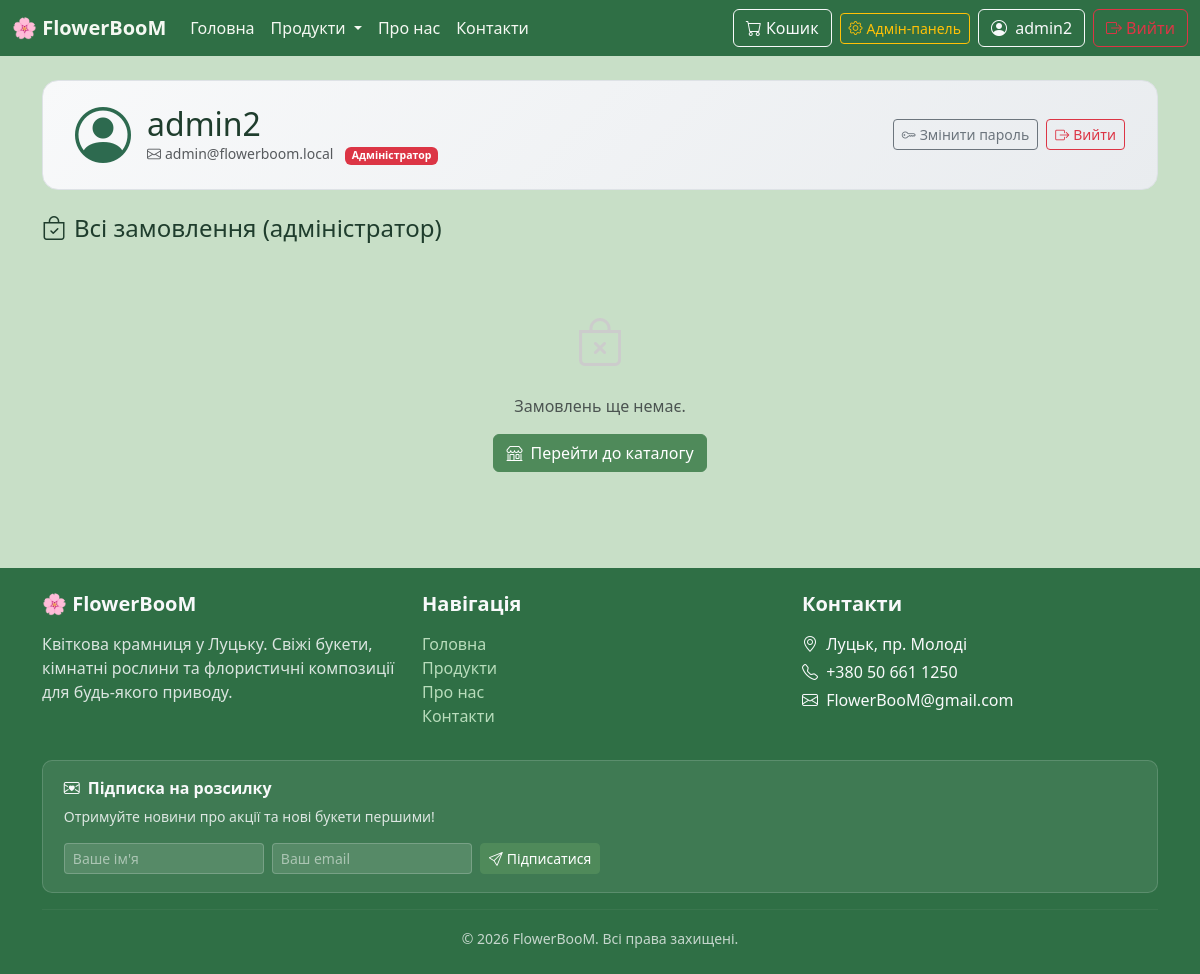
Before: /cabinet/ (signed in) with the older database file.
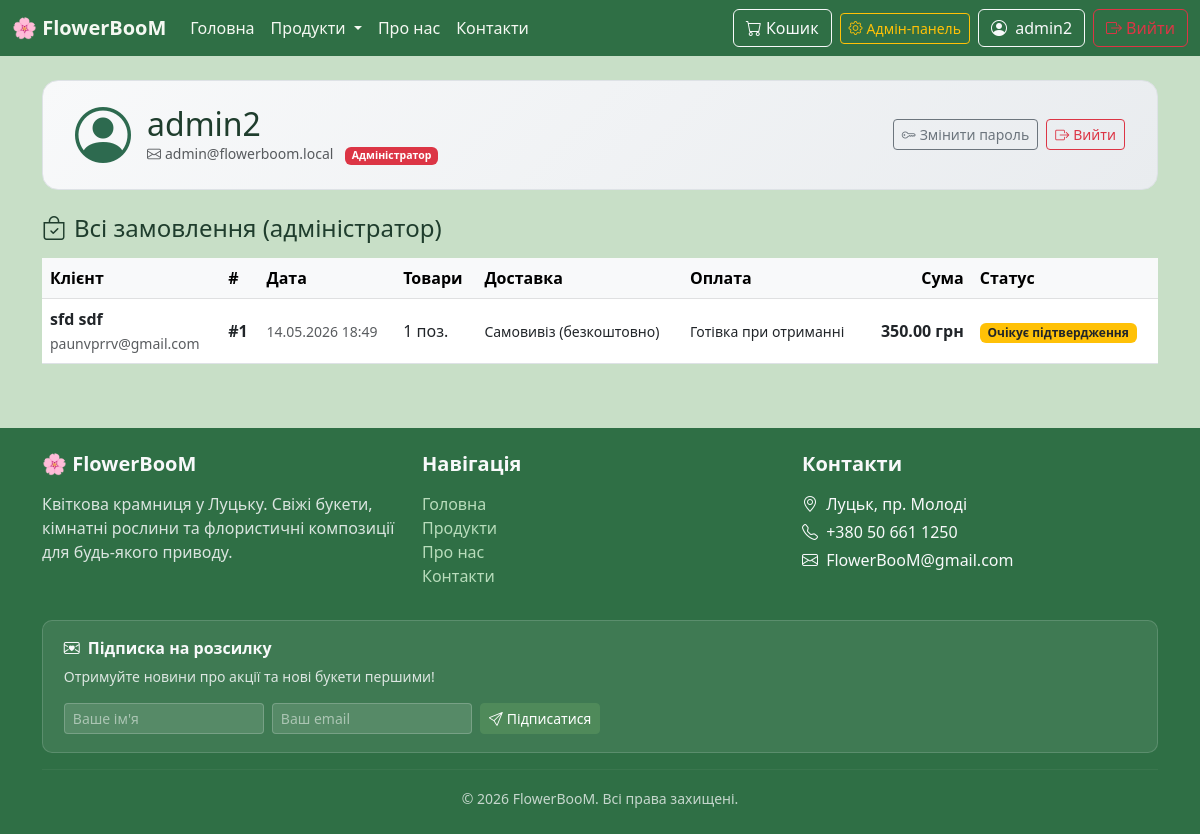
After: the same page with the newer database file.
### shop/models.py (models this page shows, shortened)
class Order(models.Model):
    STATUS_PENDING   = 'pending'
    STATUS_CONFIRMED = 'confirmed'
    STATUS_DELIVERED = 'delivered'
    STATUS_CANCELLED = 'cancelled'
    STATUS_CHOICES = [
        (STATUS_PENDING,   'Очікує підтвердження'),
        (STATUS_CONFIRMED, 'Підтверджено'),
        (STATUS_DELIVERED, 'Доставлено'),
        (STATUS_CANCELLED, 'Скасовано'),
    ]
    DELIVERY_PICKUP   = 'pickup'
    DELIVERY_NOVA     = 'nova_poshta'
    DELIVERY_UKRPOSHTA = 'ukrposhta'
    DELIVERY_MEEST    = 'meest'
    DELIVERY_CHOICES = [
        (DELIVERY_PICKUP,    'Самовивіз (безкоштовно)'),
        (DELIVERY_NOVA,      'Нова Пошта'),
        (DELIVERY_UKRPOSHTA, 'Укрпошта'),
        (DELIVERY_MEEST,     'Meest Express'),
    ]
    DELIVERY_COST = {
        DELIVERY_PICKUP: 0,
        DELIVERY_NOVA:   60,
        DELIVERY_UKRPOSHTA: 40,
        DELIVERY_MEEST:  55,
    }
    PAYMENT_CASH   = 'cash'
    PAYMENT_PAYPAL = 'paypal'
    PAYMENT_CARD   = 'card'
    PAYMENT_CHOICES = [
        (PAYMENT_CASH,   'Готівка при отриманні'),
        (PAYMENT_PAYPAL, 'PayPal'),
        (PAYMENT_CARD,   'Банківська картка'),
    ]
    user = models.ForeignKey(
        User, on_delete=models.SET_NULL, null=True, blank=True,
        related_name='orders', verbose_name="Користувач"
    )
    first_name = models.CharField(max_length=100, verbose_name="Ім'я")
    last_name  = models.CharField(max_length=100, verbose_name="Прізвище")
    email      = models.EmailField(verbose_name="Email")
    phone      = models.CharField(max_length=20, verbose_name="Телефон")
    delivery_method = models.CharField(
        max_length=20, choices=DELIVERY_CHOICES,
        default=DELIVERY_PICKUP, verbose_name="Спосіб доставки"
    )
    city           = models.CharField(max_length=100, blank=True, verbose_name="Місто")
    branch         = models.CharField(max_length=200, blank=True, verbose_name="Відділення / Адреса")
    delivery_cost  = models.DecimalField(max_digits=8, decimal_places=2, default=0, verbose_name="Вартість доставки")
    payment_method = models.CharField(
        max_length=20, choices=PAYMENT_CHOICES,
        default=PAYMENT_CASH, verbose_name="Спосіб оплати"
    )
    paypal_order_id = models.CharField(max_length=100, blank=True, verbose_name="PayPal Order ID")
    subtotal    = models.DecimalField(max_digits=10, decimal_places=2, default=0, verbose_name="Сума товарів")
    total       = models.DecimalField(max_digits=10, decimal_places=2, default=0, verbose_name="Загальна сума")
    status      = models.CharField(
        max_length=20, choices=STATUS_CHOICES,
        default=STATUS_PENDING, verbose_name="Статус"
    )
    comment     = models.TextField(blank=True, verbose_name="Коментар до замовлення")
    created_at  = models.DateTimeField(auto_now_add=True, verbose_name="Дата замовлення")
    class Meta:
        verbose_name = "Замовлення"
        verbose_name_plural = "Замовлення"
        ordering = ['-created_at']
    def get_delivery_label(self):
        return dict(self.DELIVERY_CHOICES).get(self.delivery_method, self.delivery_method)
    def get_payment_label(self):
        return dict(self.PAYMENT_CHOICES).get(self.payment_method, self.payment_method)
    def get_status_label(self):
        return dict(self.STATUS_CHOICES).get(self.status, self.status)

### shop/views.py (the view)
# urls.py: path('cabinet/',  views.cabinet,       name='cabinet'),
@login_required(login_url='login')
def cabinet(request):
    if request.user.is_staff:
        orders = Order.objects.select_related('user').prefetch_related('items').all()
        title  = 'Всі замовлення (адміністратор)'
    else:
        orders = Order.objects.filter(user=request.user).prefetch_related('items')
        title  = 'Мої замовлення'
    ctx = _auth_context(request)
    ctx.update({'title': title, 'orders': orders})
    return render(request, 'shop/cabinet.html', ctx)

### shop/views.py (called while the page is built)
def _get_cart(request):
    return request.session.get('cart', {})

def _cart_count(request):
    return sum(_get_cart(request).values())

def _auth_context(request):
    return {
        'categories': Category.objects.all(),
        'cart_count': _cart_count(request),
    }

### shop/templates/shop/cabinet.html (shortened to what this page needs)
{% extends "shop/base.html" %}
{% block content %}
<div class="cabinet-header mb-4">
    <div class="d-flex align-items-center gap-3 flex-wrap">
        <div class="cabinet-avatar">
            <i class="bi bi-person-circle"></i>
        </div>
        <div>
            <h2 class="mb-0">
                {{ user.first_name|default:user.username }}
            </h2>
            <p class="text-muted mb-0 small">
                <i class="bi bi-envelope me-1"></i>{{ user.email }}
                {% if user.is_staff %}
                    <span class="badge bg-danger ms-2">Адміністратор</span>
                {% endif %}
            </p>
        </div>
        <div class="ms-auto d-flex gap-2 flex-wrap">
            <a href="{% url 'password_reset' %}" class="btn btn-outline-secondary btn-sm">
                <i class="bi bi-key me-1"></i>Змінити пароль
            </a>
            <form action="{% url 'logout' %}" method="POST" class="d-inline">
                <button type="submit" class="btn btn-outline-danger btn-sm">
                    <i class="bi bi-box-arrow-right me-1"></i>Вийти
                </button>
            </form>
        </div>
    </div>
</div>
<h4 class="mb-3">
    <i class="bi bi-bag-check me-2"></i>{{ title }}
</h4>
{% if orders %}
    <div class="table-responsive">
        <table class="table table-hover align-middle">
            <thead class="table-light">
                <tr>
                    {% if user.is_staff %}<th>Клієнт</th>{% endif %}
                    <th>#</th>
                    <th>Дата</th>
                    <th>Товари</th>
                    <th>Доставка</th>
                    <th>Оплата</th>
                    <th class="text-end">Сума</th>
                    <th>Статус</th>
                </tr>
            </thead>
            <tbody>
                {% for order in orders %}
                <tr class="cabinet-order-row" data-bs-toggle="collapse"
                    data-bs-target="#order-items-{{ order.pk }}" style="cursor:pointer;">
                    {% if user.is_staff %}
                    <td>
                        <strong>{{ order.first_name }} {{ order.last_name }}</strong><br>
                        <small class="text-muted">{{ order.email }}</small>
                    </td>
                    {% endif %}
                    <td><strong>#{{ order.pk }}</strong></td>
                    <td class="text-muted small">{{ order.created_at|date:"d.m.Y H:i" }}</td>
                    <td>{{ order.items.count }} поз.</td>
                    <td class="small">{{ order.get_delivery_label }}</td>
                    <td class="small">{{ order.get_payment_label }}</td>
                    <td class="text-end fw-bold">{{ order.total }} грн</td>
                    <td>
                        {% if order.status == 'pending' %}
                            <span class="badge bg-warning text-dark">{{ order.get_status_label }}</span>
                        {% elif order.status == 'confirmed' %}
                            <span class="badge bg-primary">{{ order.get_status_label }}</span>
                        {% elif order.status == 'delivered' %}
                            <span class="badge bg-success">{{ order.get_status_label }}</span>
                        {% else %}
                            <span class="badge bg-secondary">{{ order.get_status_label }}</span>
                        {% endif %}
                    </td>
                </tr>
                {% endfor %}
            </tbody>
        </table>
    </div>
{% else %}
    <div class="text-center py-5">
        <i class="bi bi-bag-x" style="font-size:3rem;color:#ccc;"></i>
        <p class="mt-3 text-muted">Замовлень ще немає.</p>
        <a href="{% url 'products' %}" class="btn btn-primary">
            <i class="bi bi-shop me-2"></i>Перейти до каталогу
        </a>
    </div>
{% endif %}
{% endblock %}

Changed rows visible on the page:
added Order: first_name "sfd", last_name "sdf", email "paunvprrv@gmail.com", pk "1", created_at "14.05.2026 18:49", items.count "1", get_delivery_label "Самовивіз (безкоштовно)", get_payment_label "Готівка при отриманні", total "350.00", get_status_label "Очікує підтвердження"
Other visible differences:
text no longer shown: "Замовлень ще немає. Перейти до каталогу"
text now shown: "Клієнт # Дата Товари Доставка Оплата Сума Статус"
